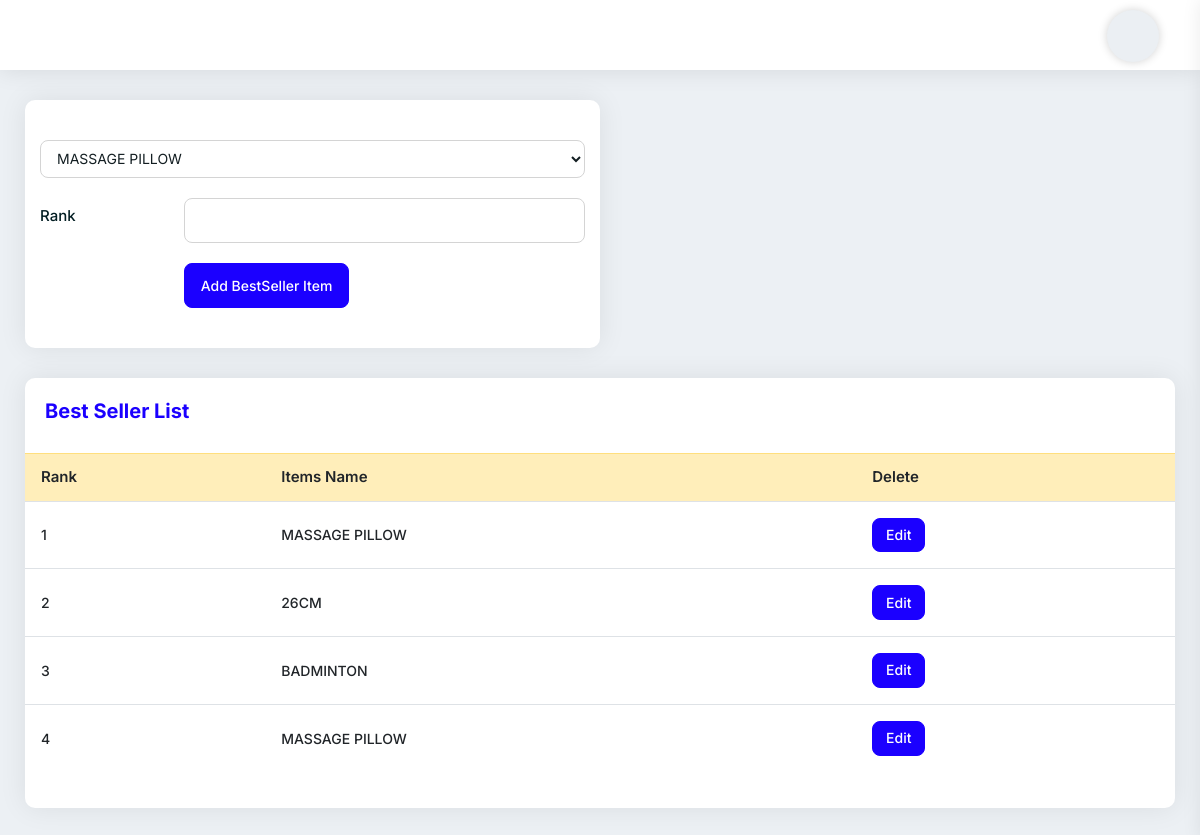
Screenshot of /BestSellerSetup/ with the database file from the repository.
### myapp/models.py (models this page shows, shortened)
class BestSellers(models.Model):
    product = models.ForeignKey(Items, on_delete=models.CASCADE)
    rank = models.PositiveIntegerField(null=True, blank=True)
    created_at = models.DateTimeField(auto_now_add=True)
    updated_at = models.DateTimeField(auto_now=True)

class Items(models.Model):
    item_name = models.CharField(max_length=225)
    category = models.CharField(max_length=225)
    pruchase_price = models.FloatField(default=0.00)
    sell_price = models.FloatField(default=0.00)
    balance_qty = models.IntegerField(default=0)
    barcode_id = models.CharField(max_length=225,blank=True, null=True)
    photo = models.ImageField(upload_to='', blank=True, null=True)
    photo2 = models.ImageField(upload_to='', blank=True, null=True)
    photo3 = models.ImageField(upload_to='', blank=True, null=True)
    photo4 = models.ImageField(upload_to='', blank=True, null=True)
    itm_description = models.CharField(max_length=225,blank=True, null=True)

### myapp/views.py (the view, shortened to what this page needs)
# urls.py: path('BestSellerSetup/', BestSellerSetup.as_view(), name='BestSellerSetup'),
class BestSellerSetup(View):
    def get(self, request):
        itm = Items.objects.all()
        bs = BestSellers.objects.all().order_by('rank')
        context = {'bs': bs, 'itm': itm}
        return render(request, 'BestSellerSetup.html', context)

### templates/BestSellerSetup.html (shortened to what this page needs)
{% extends 'base.html' %}
{% block content %}
<div class="card-box mb-30 col-md-6">
    <div class="pd-20">
    </div>
    <div class="pb-20">
        <form action="{% url 'myapp:BestSellerSetup' %}" method="post">{% csrf_token %}
            <div class="form-group">
                <select
                        class="custom-select2 form-control"
                        name="item"
                        style="width: 100%; height: 38px"
                >
                    <optgroup label="Item List">
                        {% for i in itm %}
                        <option value="{{i.id}}">{{i.item_name}}</option>
                        {% endfor %}
                    </optgroup>
                </select>
            </div>
            <div class="form-group row">
                <label class="col-sm-12 col-md-3 col-form-label">Rank</label>
                <div class="col-sm-12 col-md-9">
                    <input class="form-control" type="number" placeholder="" name="brank">
                </div>
            </div>
            <div class="form-group row">
                <label class="col-sm-12 col-md-3 col-form-label"></label>
                <div class="col-sm-12 col-md-9">
                    <input type="submit" class="btn btn-primary" value="Add BestSeller Item">
                </div>
            </div>
        </form>
    </div>
</div>
<div class="card-box mb-30">
    <div class="pd-20">
        <h4 class="text-blue h4">Best Seller List</h4>
    </div>
    <div class="pb-20">
        <table class="data-table table stripe hover nowrap">
            <thead>
            <tr class="table-warning">
                <th>Rank</th>
                <th>Items Name</th>
                <th>Delete</th>
            </tr>
            </thead>
            <tbody>
            {% for p in bs %}
            <tr>
                <td>{{p.rank}}</td>
                <td>{{p.product.item_name}}</td>
                <td>
                    <a
                            href="#"
                            class="btn btn-sm btn-primary"
                            data-toggle="modal"
                            data-target="#Medium-modal-{{p.id}}"
                            type="button"
                    >
                        Edit
                    </a>
                </td>
            </tr>
            {% endfor %}
            </tbody>
        </table>
    </div>
</div>
{% endblock content %}

### rows the page displays
BestSellers: rank "1", product.item_name "MASSAGE PILLOW"
BestSellers: rank "2", product.item_name "26CM"
BestSellers: rank "3", product.item_name "BADMINTON"
BestSellers: rank "4", product.item_name "MASSAGE PILLOW"

### other values shown
form field item "MASSAGE PILLOW"
